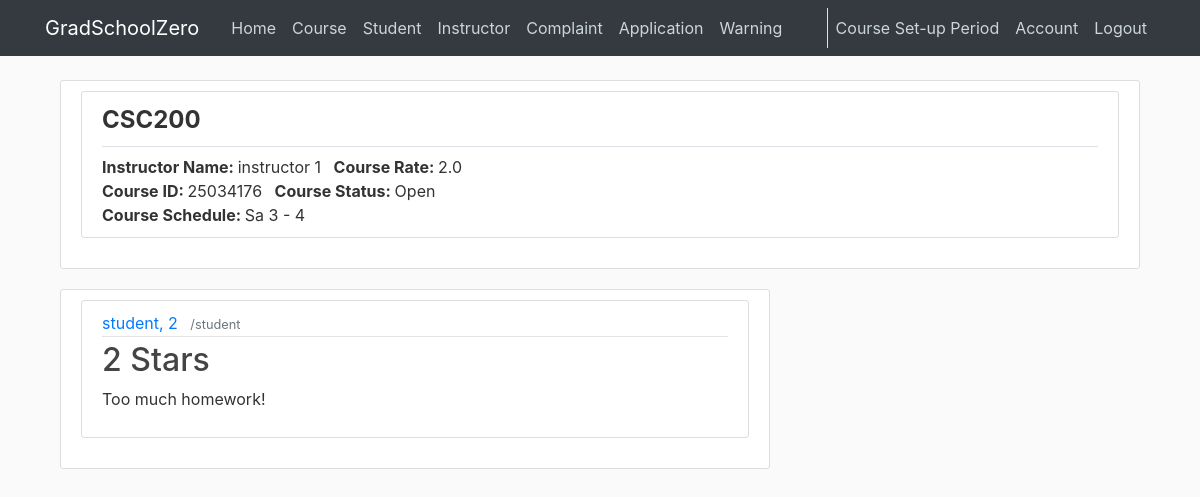
The page /course/review/25034176 (signed in) on the database its author committed.
### cunyzero/models.py (models this page shows, shortened)
class Period(db.Model):#set-up, registration, running, or grading period
    id = db.Column(db.Integer, primary_key=True)
    period = db.Column(db.Integer, nullable = False, default=0)#periods passed
    def getPeriodName(self):# returns set-up, registration, running, or grading period
        remainder = self.period % 4
        if remainder==0:
            return "Course Set-up Period"

class Course(db.Model):
    id = db.Column(db.Integer, primary_key=True)
    instructorId = db.Column(db.Integer, db.ForeignKey('instructor.ownerId'))
    coursename = db.Column(db.String(20), nullable = False)
    creationPeriod = db.Column(db.Integer, nullable = True)#for period/semester task logic
    startPeriod = db.Column(db.Integer, nullable = False)#1-9
    endPeriod = db.Column(db.Integer, nullable = False)#1-9
    dayofweek = db.Column(db.String(30), nullable = False)#mo,tu,we,th,fr,sa,su if missing use --
    capacity = db.Column(db.Integer, default=30)
    status = db.Column(db.String(20), nullable = False, default="Open")#status like open, finished, cancelled, etc.
    credits = db.Column(db.Integer, default=3)
    waitListCapacity = db.Column(db.Integer, default=30)
    rating = db.Column(db.Float, default=None, nullable = True)# ^
    studentcourses = db.relationship('StudentCourse', backref='course', lazy=True)
    def getInstructorName(self):
        instructor = Instructor.query.get(self.instructorId)
        return instructor.firstname + " " + instructor.lastname
    def getAvgRating(self):
        count=0
        total=0.0
        for sc in self.studentcourses:
            if sc.rating:
                count+=1
                total+=sc.rating
        if count != 0:
            return total/count
        else:
            return None

class Instructor(db.Model):
    ownerId = db.Column(db.Integer, primary_key=True)
    status = db.Column(db.String(20), default='Employed')#fired, suspended, etc.
    firstname = db.Column(db.String(30), nullable=False)
    lastname = db.Column(db.String(30), nullable=False)
    warning = db.Column(db.Integer, nullable = False, default=0)
    user = db.relationship('User', backref='instructorOwner', lazy=True)
    warnings = db.relationship('Warning', backref='targetInstructor', lazy=True)
    courses = db.relationship('Course', backref='instructor', lazy=True)

class StudentCourse(db.Model):
    id = db.Column(db.Integer, primary_key=True)
    courseId = db.Column(db.Integer, db.ForeignKey('course.id'),nullable=False)
    studentId = db.Column(db.Integer,db.ForeignKey('student.ownerId'),nullable = False)
    gpa = db.Column(db.Text,nullable = True)
    rating = db.Column(db.Integer, nullable = True)
    review = db.Column(db.Text, nullable = True)
    visible = db.Column(db.Boolean, nullable = False, default=True)#if too many taboo words hide review
    waiting = db.Column(db.Boolean,nullable = False, default=False)

class Student(db.Model):
    ownerId = db.Column(db.Integer, primary_key=True)
    firstname = db.Column(db.String(30), nullable=False)
    lastname = db.Column(db.String(30), nullable=False)
    programId = db.Column(db.Integer, db.ForeignKey('program.id'), nullable=False)
    honor = db.Column(db.Integer, nullable = False, default=0)
    status = db.Column(db.String(20), default='Employed') # suspended, graduated, etc.
    fine = db.Column(db.Float, nullable = False, default=0)
    gpa = db.Column(db.Float, nullable = False, default=0.0)
    warning = db.Column(db.Integer, nullable = False, default=0) # ???????????
    enrollmentPermission = db.Column(db.Boolean, nullable=False, default=False)#special enrollment permission
    user = db.relationship('User', backref='studentOwner', lazy=True)
    courses = db.relationship('StudentCourse', backref='student', lazy=True)
    application = db.relationship('GraduationApplication', backref='applicant', lazy=True)
    warnings = db.relationship('Warning', backref='targetStudent', lazy=True) # get length by len(Student.warnings)

### cunyzero/routes.py (the view)
@app.route('/course/review/<int:courseId>', methods=['GET', 'POST'])
def course_rating(courseId):#show all ratings for the course
    if not current_user.is_authenticated:
        return redirect(url_for('home'))
    reviews = StudentCourse.query.filter_by(courseId=courseId, visible=True)
    course = Course.query.filter_by(id=courseId).first()
    return render_template("course-rating.html", reviews=reviews, courseId=courseId, course=course)

### cunyzero/models.py (called while the page is built)
@login_manager.user_loader
def load_user(user_id):
    return User.query.get(int(user_id))

    def getPeriodName(self):
        return Period.query.all()[0].getPeriodName()

### cunyzero/templates/course-rating.html (shortened to what this page needs)
{% extends 'layout.html' %}
{% block content %}
<div class="container">
  <div class="content-section">
    <article class="media content-section">
      <div class="media-body">
          <legend class="pb-2 border-bottom">
              <strong>{{ course.coursename }}</strong>
          </legend>
          <div>
              <strong>Instructor Name: </strong>
              <span>{{ course.getInstructorName() }}</span>
              <strong class="ml-2">Course Rate: </strong>
              <span> {{ course.getAvgRating() }} </span>
          </div>
          <div>
              <strong>Course ID: </strong>
              <span>{{ course.id }}</span>
              <strong class="ml-2">Course Status: </strong>
              <span>{{ course.status }}</span>
          </div>
          <div>
              <strong>Course Schedule: </strong>
              <span>
                  {{ course.dayofweek }}
                  {{ course.startPeriod }} - {{ course.endPeriod }}
              </span>
          </div>
      </div>
  </article>
  </div>
    <div class="row">
        {% for review in reviews %}
        {% if review.rating %}
        <div class="col-md-8">
            <div class="content-section">
                <article class="media content-section">
                    <div class="media-body">
                      <div class="article-metadata">
                        {% if current_user.role=='Admin' or current_user.ownerId==review.studentId %}
                        <a class="mr-2" href="#">{{ review.student.firstname }}, {{ review.student.lastname }}</a>
                        <small class="text-muted">/student</small>
                        {% else %}
                        <a class="mr-2" href="#">Anonymous Student</a>
                        {% endif %}
                      </div>
                      <h2>
                          <a class="article-title" href="{{ url_for('update_rating', courseId=review.courseId, studentId=review.studentId) }}">
                              {{ review.rating }} Stars
                            </a>
                        </h2>
                      <p class="article-content">{{ review.review }}</p>
                    </div>
                </article>
            </div>
        </div>
        {% endif %}
        {% endfor %}
    </div>
</div>
{% endblock content %}

### cunyzero/templates/layout.html (shortened to what this page needs)
<!DOCTYPE html>
<html lang="en">
<head>
    <link rel="stylesheet" href="https://maxcdn.bootstrapcdn.com/bootstrap/4.0.0/css/bootstrap.min.css">
    <link rel="stylesheet" type="text/css" href="{{ url_for('static', filename='main.css') }}">
    <link rel="stylesheet" type="text/css" href="{{ url_for('static', filename='uicons-regular-rounded.css') }}">
</head>
<body id="bootstrap-overrides">
    <header class="site-header">
        <nav class="navbar navbar-expand-md navbar-dark bg-dark fixed-top">
            <div class="container">
                <a class="navbar-brand mr-4" href="/">GradSchoolZero</a>
                <div class="collapse navbar-collapse" id="navbarToggle">
                    <div class="navbar-nav mr-auto">
                        <a class="nav-item nav-link" href="{{ url_for('home') }}">Home</a>
                        {% if current_user.is_authenticated %}
                            {% if current_user.role == 'Visitor' %}
                                <a class="nav-item nav-link" href="{{ url_for('course_manage') }}">Course</a>
                                <a class="nav-item nav-link" href="{{ url_for('instructor_manage') }}">Instructor</a>
                            {% elif current_user.role == 'Admin' %}
                                <a class="nav-item nav-link" href="{{ url_for('course_manage') }}">Course</a>
                                <a class="nav-item nav-link" href="{{ url_for('student_manage') }}">Student</a>
                                <a class="nav-item nav-link" href="{{ url_for('instructor_manage') }}">Instructor</a>
                                <a class="nav-item nav-link" href="{{ url_for('complaint_manage') }}">Complaint</a>
                                <a class="nav-item nav-link" href="{{ url_for('application_manage') }}">Application</a>
                                <a class="nav-item nav-link" href="{{ url_for('review_warning_page') }}">Warning</a>
                            {% endif %}
                        {% endif %}
                    </div>
                    <div class="border-left navbar-nav">
                        {% if current_user.is_authenticated %}
                            {% if current_user.role == 'Visitor' %}
                                <a class="nav-item nav-link" href="{{ url_for('enrollment_application') }}">Enrollment</a>
                                <a class="nav-item nav-link" href="{{ url_for('logout') }}">Logout</a>
                            {% else %}
                                {% if current_user.role == "Admin" %}
                                    <a class="nav-item nav-link" href="{{ url_for('change_period') }}">{{current_user.getPeriodName()}}</a>
                                {% else %}
                                     <a class="nav-item nav-link">{{current_user.getPeriodName()}}</a>
                                {% endif %}
                                <a class="nav-item nav-link" href="{{ url_for('account') }}">Account</a>
                                <a class="nav-item nav-link" href="{{ url_for('logout') }}">Logout</a>
                            {% endif %}
                        {% else %}
                            <a class="nav-item nav-link" href="{{ url_for('login') }}">Login</a>
                            <a class="nav-item nav-link" href="{{ url_for('register') }}">Register</a>
                        {% endif %}
                    </div>
                </div>
            </div>
        </nav>
    </header>
    <main role="main" class="container">
        <div class="row">
            <div class="col-md-12">
                {% block content %}{% endblock %}
            </div>
        </div>
    </main>
</body>
</html>

### cunyzero/static/main.css (style rules this page uses)
body { background: #fafafa; color: #333333; margin-top: 5rem; }
h1, h2, h3, h4, h5, h6 { color: #444444; }
.site-header .navbar-nav .nav-link { color: #cbd5db; }
.content-section { background: #ffffff; padding: 10px 20px; border: 1px solid #dddddd; border-radius: 3px; margin-bottom: 20px; }
.article-title { color: #444444; }
.article-content { white-space: pre-line; }
.article-metadata { padding-bottom: 1px; margin-bottom: 4px; border-bottom: 1px solid #e3e3e3 }

### rows shown on the page
Period: getPeriodName "Course Set-up Period"
Course: coursename "CSC200", getInstructorName "instructor 1", id "25034176", status "Open", dayofweek "Sa", startPeriod "3", endPeriod "4"
StudentCourse: getAvgRating "2.0", student.firstname "student", student.lastname "2", rating "2", review "Too much homework!"
